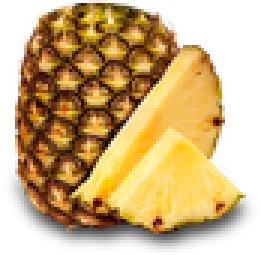
#> input picture lib/img/ananas.png, 87 x 85 px, given in place of ., which was not available (shown 3 times larger)
$ python -i card_image_advanced_snapshot_based_adjustable_slices_planner.py   (imports and definitions only)
#> lines starting #> are read from the running program, lines starting #| are printed output that depends on the picture; after the words box and inside, x2 and y2 are one past the last pixel; in counts of white or black regions, pixels touching at a corner belong together; pictures that were not available may be replaced by others from this repository, and a replacement may not be noted
import math
import random
from typing import List, Dict, Optional
from PIL import Image
import numpy as np

class Card_Image_Planner:
    def __init__(self,
                 canvas_size=1024,          # 1024 = card's size of 1024x1024px
                 base_item_size=256,        # 256 = icon's size of 256x256px
                 min_scale=0.75,            # 0.50 = 50% icon's scale
                 max_scale=1.00,            # 1.00 = 100% icon's scale
                 padding_from_edge=10,      # 10 = 10 pixels from circle's edge
                 slice_distance_factor=0.5, # 0.5 = middle of radius, 0.7 = towards card's edge
                 delta_center=30,           # 20 = +/-20px random placement of the central icon
                 delta_angle=0.2,           # 0.2 = +/-20% of angle, 0.02 = +/-2% of angle
                 delta_radius=0.1,          # 0.1 = +/-10% of radius, 0.01 = +/-1% of radius
                 max_attempts=999,          # 999 = 999 attempts to place a single icon
            ):
#> in plan, `current_view = Image.new("RGBA", (self.canvas_size, self.canvas_size),..`: current_view: PIL image 1024x1024 RGBA; every value is 0
        self.canvas_size = canvas_size
        self.base_item_size = base_item_size
        self.min_scale = min_scale
        self.max_scale = max_scale
        self.padding_from_edge = padding_from_edge
        self.slice_distance_factor = slice_distance_factor
        self.delta_center = delta_center
        self.delta_angle = delta_angle
        self.delta_radius = delta_radius
        self.max_attempts = max_attempts
        self.radius = canvas_size // 2

        # Circle Mask (True = Allowed Inside)
        yy, xx = np.mgrid[:canvas_size, :canvas_size]
        r = self.radius - padding_from_edge
        self._circle_mask = ((xx - self.radius)**2 + (yy - self.radius)**2) <= r**2

    def _prepare_icon_image(self, path: str, scale: float, rotation: float) -> Image.Image:
        # load the cion and change its size and rotation
#> called with path = '.', scale = 0.953, rotation = 215
        img = Image.open(path).convert("RGBA")
#> img is the input picture: PIL image 87x85 RGBA; mean R, G, B, A 126.2, 94.1, 42.6, 163.1
        size = max(1, int(self.base_item_size * scale))
        img = img.resize((size, size), resample=Image.LANCZOS)
#> img: PIL image 244x244 RGBA
        img = img.rotate(rotation, expand=True, resample=Image.BICUBIC)
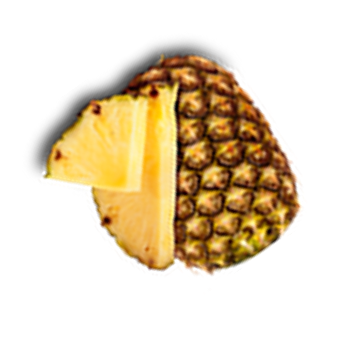
#> img: PIL image 340x340 RGBA; mean R, G, B, A 61.7, 45.7, 19.9, 83.9; transparent parts drawn white
        return img

    def _render_icon_only_view(self, icon_img: Image.Image, cx: int, cy: int) -> Optional[Image.Image]:
        # returns canvas with the next icon only
        # (cx,cy) = center position of the icon
        # if icon exceeds canvas, its position is illegal
#> called with cx = 484, cy = 498
        x = int(cx - icon_img.width // 2)
#> x = 314
        y = int(cy - icon_img.height // 2)
#> y = 328
        # if any part of the icon exceeds canvas, icon positions is illegal
        if x < 0 or y < 0 or x + icon_img.width > self.canvas_size or y + icon_img.height > self.canvas_size:
            return None
        canvas = Image.new("RGBA", (self.canvas_size, self.canvas_size), (0,0,0,0))
        canvas.alpha_composite(icon_img, (x, y))
        return canvas

    def _future_view_inside_circle(self, future_view: Image.Image) -> bool:
        # check if all the non-transparent pixels of the future view (with the next icon) are inside the circle
        alpha = np.array(future_view.split()[3]) > 0  # boolean
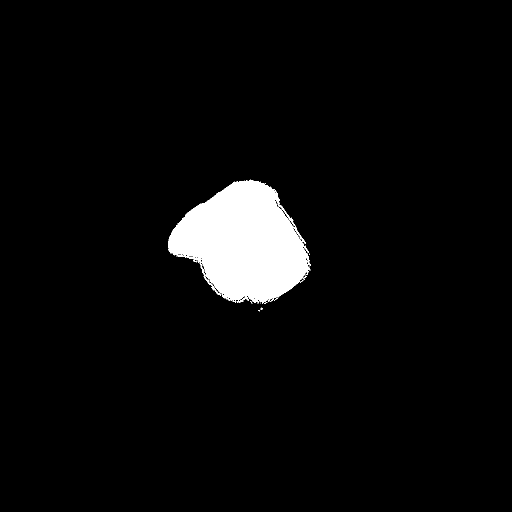
#> alpha: shape (1024, 1024) bool (shown at 1/2 size); 4.3% white; 19 white regions (17 under 20 px), largest, box (x1, y1, x2, y2) and area: (336, 359, 622, 607) 45390, (465, 601, 473, 605) 21
        outside = np.logical_and(alpha, np.logical_not(self._circle_mask))
#> outside: shape (1024, 1024) bool; every value is 0
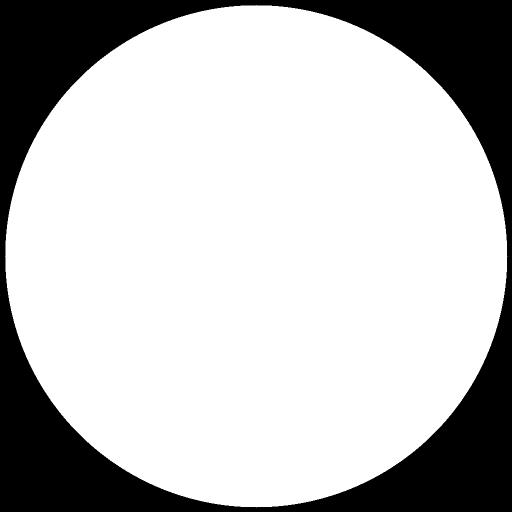
#> self._circle_mask: shape (1024, 1024) bool (shown at 1/2 size); 75.5% white; 1 black region, box (x1, y1, x2, y2) and area: (0, 0, 1024, 1024) 256975
        return not np.any(outside)

    def _pixel_perfect_overlap(self, current_view: Image.Image, future_view: Image.Image) -> bool:
        # check if current and future view have any common non transparent pixel
        # returns True when collision between those views occurs
        cur_a = np.array(current_view.split()[3]) > 0
        fut_a = np.array(future_view.split()[3]) > 0
        return np.any(np.logical_and(cur_a, fut_a))

    def _accept_icon_and_update_current_view(self,
                                             current_view: Image.Image,
                                             icon_img: Image.Image,
                                             cx: int, cy: int,
                                             placement_record: Dict) -> bool:
        # creates the future view (canvas with the next icon),
        # checkes if the next icon is placed inside the circle and the future view collides with the current view
        # if the future view with the next icon has no collision with the current view and the next icon is inside the circle
        # the next icon is added to the current view and this method returns true
        future_view = self._render_icon_only_view(icon_img, cx, cy)
        if future_view is None:
            return False  # next icon exceeds the canvas

        # 1) is the next icon inside the circle?
        if not self._future_view_inside_circle(future_view):
            return False

        # 2) is there any collision between the current view and the future view?
        if self._pixel_perfect_overlap(current_view, future_view):
            return False

        # if both above chcecks are successfull,
        # update the currnet view with the next icon from the future view
        x = int(cx - icon_img.width // 2)
        y = int(cy - icon_img.height // 2)
        current_view.alpha_composite(icon_img, (x, y))

        # set the cx,cy position of the icon
        # the caller will set the scale, rotation and path
        placement_record.update({"x": cx, "y": cy, "scale": None, "rotation": None})
        return True

    def plan(self, paths: List[str]) -> List[Dict]:
        #paths: list of paths to icons (index 0 = the central icon)
        #returns the list of placements in the following format:
        # [{"path":..., "x":..., "y":..., "scale":..., "rotation":...}, ...]
        n = len(paths)
        if n == 0:
            return []

        attempt_card = 0
        while True:
            attempt_card += 1
            placements: List[Dict] = []
            current_view = Image.new("RGBA", (self.canvas_size, self.canvas_size), (0,0,0,0))

            # central icon placement
            central_scale = random.uniform(self.max_scale * 0.7, self.max_scale)
            central_rot = random.randint(0, 359)
            central_img = self._prepare_icon_image(paths[0], central_scale, central_rot)
            cx = self.radius + random.randint(-self.delta_center, self.delta_center)
            cy = self.radius + random.randint(-self.delta_center, self.delta_center)

            # future view with central icon only, perform checks
            future_view = self._render_icon_only_view(central_img, cx, cy)
            if future_view is None:
                continue
            if not self._future_view_inside_circle(future_view):
                continue

            # current view is empty so far, so no checkes between the current and the future are needed
            placements.append({"path": paths[0], "x": cx, "y": cy, "scale": central_scale, "rotation": central_rot})
            # add central icon to the current view
            current_view.alpha_composite(central_img, (int(cx - central_img.width//2), int(cy - central_img.height//2)))

            if n == 1:
                return placements

            # cetnral icon done, proceed with all the other icons
            slices = n - 1
            angle_per_slice = 2 * math.pi / slices
            slice_radius_base = (self.radius - self.padding_from_edge) * self.slice_distance_factor

            success_card = True
            for i, path in enumerate(paths[1:], start=0):
                placed = False
                for attempt_icon in range(self.max_attempts):
                    # random transfomrations
                    scale = random.uniform(self.min_scale, self.max_scale)
                    rotation = random.randint(0, 359)
                    icon_img = self._prepare_icon_image(path, scale, rotation)
#> call 2 of _prepare_icon_image, with path = '.', scale = 0.991, rotation = 248
#> in _prepare_icon_image (call 2), `img = img.rotate(rotation, expand=True, resample=Image.BICUBIC)`:
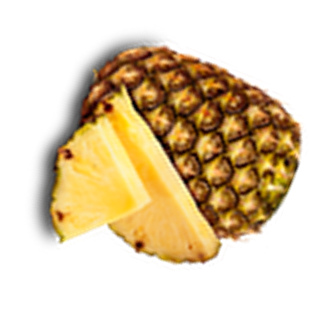
#> img: PIL image 331x331 RGBA; mean R, G, B, A 69.8, 51.9, 22.6, 95.2; transparent parts drawn white

                    # calculate the proposed position
                    angle_center = i * angle_per_slice + angle_per_slice / 2
                    angle_offset = random.uniform(-angle_per_slice * self.delta_angle,
                                                  angle_per_slice * self.delta_angle)
                    radius_offset = random.uniform(-slice_radius_base * self.delta_radius,
                                                   slice_radius_base * self.delta_radius)
                    r = slice_radius_base + radius_offset
                    cx = int(self.radius + r * math.cos(angle_center + angle_offset))
                    cy = int(self.radius + r * math.sin(angle_center + angle_offset))

                    placement_record = {"path": path, "x": None, "y": None, "scale": scale, "rotation": rotation}

                    # create the future view with the next icon only
                    future_view = self._render_icon_only_view(icon_img, cx, cy)
#> call 2 of _render_icon_only_view, with cx = 775, cy = 538
#> in _render_icon_only_view (call 2), `canvas.alpha_composite(icon_img, (x, y))`:
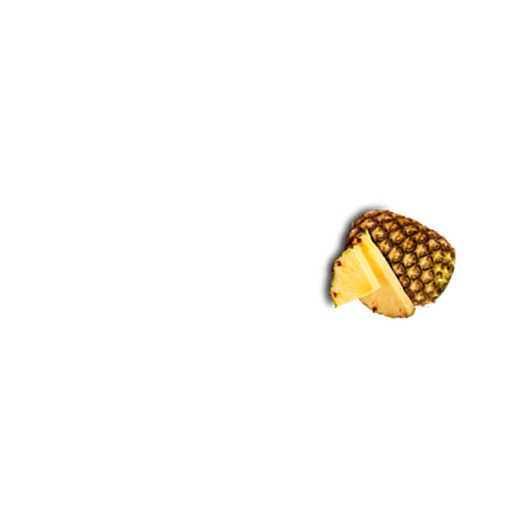
#> canvas: PIL image 1024x1024 RGBA (shown at 1/2 size); mean R, G, B, A 7.3, 5.4, 2.4, 9.9; transparent parts drawn white
                    if future_view is None:
                        # if exceeds the cavnas, retry
                        continue

                    # 1) check if content of the future view is inside the circle
                    if not self._future_view_inside_circle(future_view):
#> in _future_view_inside_circle (call 2), `alpha = np.array(future_view.split()[3]) > 0`:
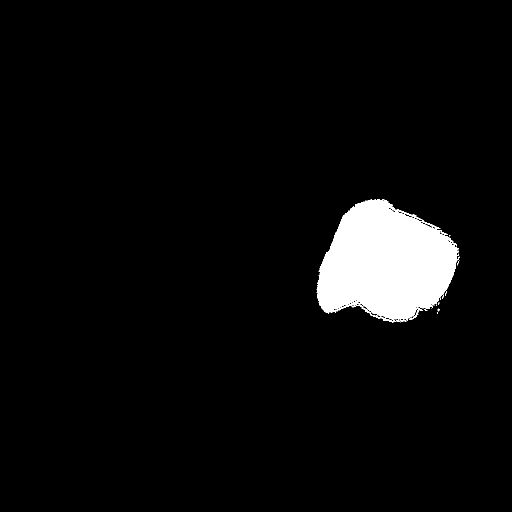
#> alpha: shape (1024, 1024) bool (shown at 1/2 size); 4.7% white; 20 white regions (18 under 20 px), largest, box (x1, y1, x2, y2) and area: (633, 398, 918, 645) 48772, (818, 635, 825, 640) 21
                        continue

                    # 2) pixel-perfect collision check between the current and the future view
                    if self._pixel_perfect_overlap(current_view, future_view):
                        continue

                    # 3) if no collision detected between the current and the future view, then add the icon from the future view to current view
                    current_view.alpha_composite(icon_img, (int(cx - icon_img.width//2), int(cy - icon_img.height//2)))
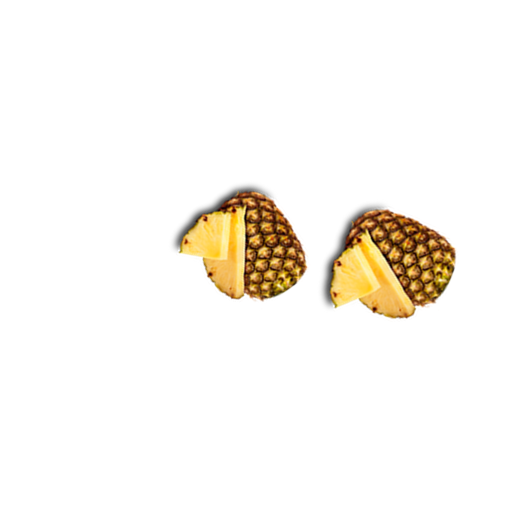
#> current_view: PIL image 1024x1024 RGBA (shown at 1/2 size); mean R, G, B, A 14.1, 10.5, 4.6, 19.2; transparent parts drawn white
                    # save placement
                    placement_record["x"] = cx
                    placement_record["y"] = cy
                    placements.append(placement_record)
                    placed = True
                    # icon has been placed
                    break

                if not placed:
                    print("Card creation failed!")
                    success_card = False
                    break  # restart the whole card

            if success_card:
                return placements

>>> result = Card_Image_Planner().plan('../../../../lib/img/ananas.png')

$ run again, on lib/img/aronia.png
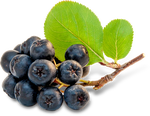
#> input picture lib/img/aronia.png, 150 x 116 px, given in place of ., which was not available
#> in _prepare_icon_image, img is the input picture: PIL image 150x116 RGBA; mean R, G, B, A 71.3, 78.8, 41.2, 137.2
#> in _future_view_inside_circle, `alpha = np.array(future_view.split()[3]) > 0`:
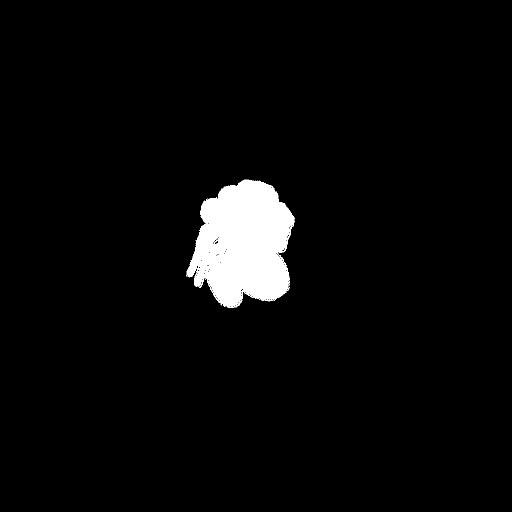
#> alpha: shape (1024, 1024) bool (shown at 1/2 size); 3.7% white; 4 white regions (3 under 20 px), largest, box (x1, y1, x2, y2) and area: (373, 359, 589, 616) 38535
#> outside: shape (1024, 1024) bool; every value is 0
#> self._circle_mask: shape (1024, 1024) bool; 75.5% white; 1 black region, box (x1, y1, x2, y2) and area: (0, 0, 1024, 1024) 256975
#> alpha: shape (1024, 1024) bool; 3.9% white; 3 white regions (2 under 20 px), largest, box (x1, y1, x2, y2) and area: (655, 395, 904, 659) 41402
#> in plan, `current_view.alpha_composite(icon_img, (int(cx - icon_img.width//2), i..`:
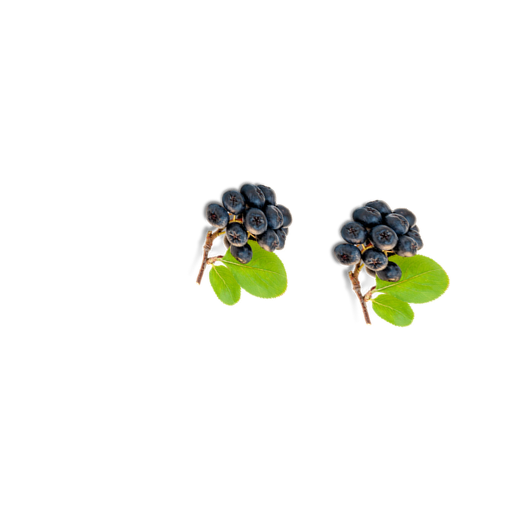
#> current_view: PIL image 1024x1024 RGBA (shown at 1/2 size); mean R, G, B, A 7.6, 8.5, 4.3, 16.1; transparent parts drawn white
